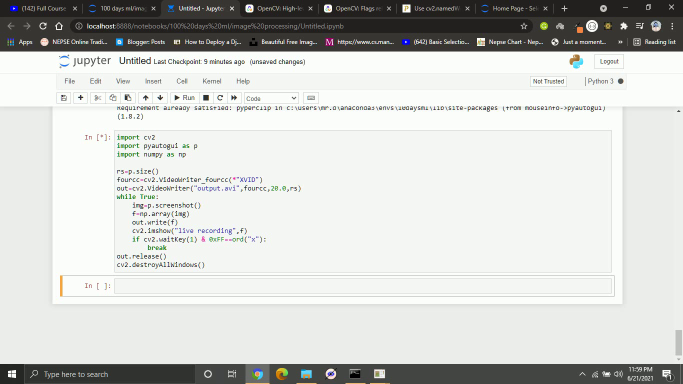
#> input picture frame 19 of 10daysml/image processing/output.avi, 1366 x 768 px, given in place of video.mp4, which was not available (shown at 1/2 size)
$ jupyter execute --allow-errors Untitled.ipynb   (shell and % lines are left out)   (text cells are left out)
#> lines starting #> are read from the running program, lines starting #| are printed output that depends on the picture; pictures that were not available may be replaced by others from this repository, and a replacement may not be noted
[cell 1]
import cv2

[cell 2]
img=cv2.imread('2.jpg')
#> (the rest of this cell did not finish here and is left out)

[cell 3]
import cv2
video=cv2.VideoCapture("video.mp4")
print(video)
while True:
    ret,frame=video.read()
#> frame is the input picture: shape (768, 1366, 3); mean B, G, R 205, 208, 206.4
    frame=cv2.resize(frame,(500,500))
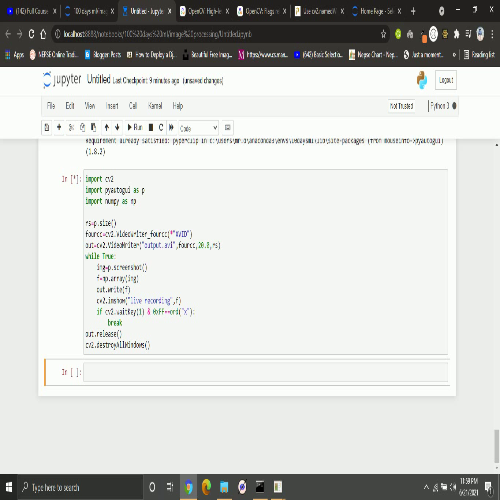
#> frame: shape (500, 500, 3); mean B, G, R 205.1, 208.1, 206.5
    gray=cv2.cvtColor(frame,cv2.COLOR_BGR2GRAY)
    gray=cv2.flip(gray,0)
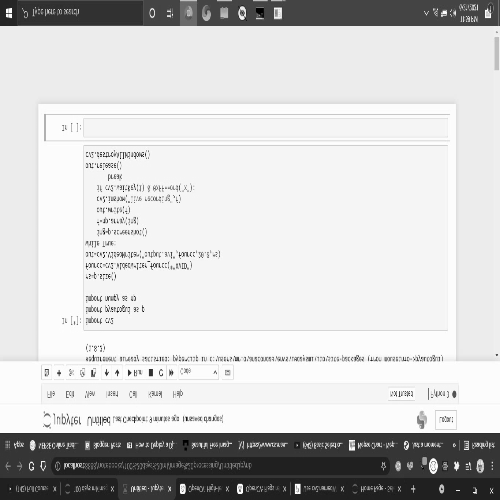
#> gray: shape (500, 500); min 0, max 255, mean 207.2
    cv2.imshow("video",frame)
    cv2.imshow("gray video",gray)
    k=cv2.waitKey(25)
#> (key q is pressed here)
    if k==ord('q'):
        break
video.release()
cv2.destroyAllWindows()

[cell 4]
import cv2
import numpy as np
img=cv2.imread("2.jpg")
#> (the rest of this cell did not finish here and is left out)

[cell 5]
import cv2
import numpy as np
img=cv2.imread("2.jpg")
#> (the rest of this cell did not finish here and is left out)

[cell 6]
import cv2
import numpy as np


def draw(events,x,y,flags,params):

    if events==1:
        cv2.circle(resized_image,(x,y),100,(255,0,255),2)
        print("sakjdba")

cv2.namedWindow(winname="image")
cv2.setMouseCallback("image",draw)

img=cv2.imread("2.jpg")
#> (the rest of this cell did not finish here and is left out)

[cell 7]
import cv2
import numpy as np

ff=False
x_in=-1
y_in=-1
def draw(event,x,y,flag,params):
    global x_in,y_in,ff
    if event==1:
        ff=True
        x_in=x
        y_in=y
    elif event==4:
        ff=False
        cv2.rectangle(image,(x_in,y_in),(x,y),(255,0,0),1)
        new_image=image[y_in:y,x_in:x]
        cv2.imshow('new_image',new_image)
        cv2.imwrite("cropped_image.jpg",new_image)
        cv2.waitKey(0)

cv2.namedWindow(winname="image")
cv2.setMouseCallback("image",draw)


image=cv2.imread("2.jpg")
#> (the rest of this cell did not finish here and is left out)

[cell 8]
import cv2
import numpy as np
image=cv2.imread("2.jpg")
#> (the rest of this cell did not finish here and is left out)

[cell 9]
import cv2
import numpy as np
video=cv2.VideoCapture(0)
fourcc=cv2.VideoWriter_fourcc(*'XVID')
out=cv2.VideoWriter('output.avi',fourcc,20.0,(640,480))
while True:
    ret,frame=video.read()
    frame=cv2.cvtColor(frame,cv2.COLOR_BGR2GRAY)
#> frame: shape (768, 1366)
    out.write(frame)
    cv2.imshow("video",frame)
    if cv2.waitKey(1) & 0xFF==ord("x"):
#> (key q is pressed here)
        break
out.release()
cv2.destroyAllWindows()

[cell 10]
import cv2
import time
video=cv2.VideoCapture("video.mp4")
while True:
    ret,frame=video.read()
    cv2.imshow("video",frame)
    if cv2.waitKey(1) & 0xFF==ord("q"):
#> (key q is pressed here)
        break
cv2.destroyAllWindows()

[cell 11]
import cv2
import pafy
import time
url="https://youtu.be/PAuco4ehQUE"
#> (the rest of this cell did not finish here and is left out)

[cell 12]
import cv2
import pyautogui as p
import numpy as np

rs=p.size()
fourcc=cv2.VideoWriter_fourcc(*"XVID")
out=cv2.VideoWriter("output.avi",fourcc,20.0,rs)
while True:
    img=p.screenshot()
    f=np.array(img)
    out.write(f)
    cv2.imshow("live recording",f)
    if cv2.waitKey(1) & 0xFF==ord("x"):
#> (key q is pressed here)
        break
out.release()
cv2.destroyAllWindows()

[cell 13]
import cv2
video=cv2.VideoCapture("video.mp4")
ret,frame=video.read()
count=1

while True:
    cv2.imwrite("frames\img_N%d.jpg"%count,frame)
    count+=1
    video.set(cv2.CAP_PROP_POS_MSEC,(count*100))
    ret,frame=video.read()
    cv2.imshow("frame",frame)
    if cv2.waitKey(1) & 0xFF==ord('q'):
#> (key q is pressed here)
        break
video.release()
cv2.destroyAllWindows()

[cell 14]
import datetime
import cv2
video=cv2.VideoCapture("video.mp4")
#video=cv2.VideoCapture(0)  for opening webcam and doing same task
print("width==",video.get(3))# 3 is for width section
print("height==",video.get(4))# 4 is for height section
while True:
    ret,frame=video.read()
    date=str(datetime.datetime.now())
    text="height:"+str(video.get(3))+"width:"+str(video.get(4))
    cv2.putText(frame,org=(100,100),fontScale=1,color=(0,255,0),thickness=1,lineType=cv2.LINE_AA,text=text,fontFace=cv2.FONT_ITALIC)
    cv2.putText(frame,org=(100,150),fontScale=1,color=(0,255,0),thickness=1,lineType=cv2.LINE_AA,text=date,fontFace=cv2.FONT_ITALIC)
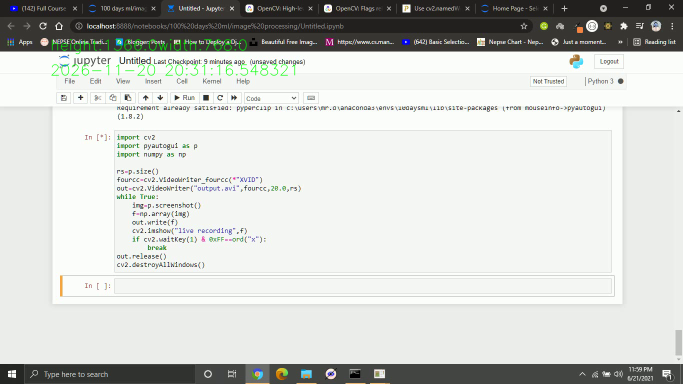
#> frame: shape (768, 1366, 3) (shown at 1/2 size); mean B, G, R 204.6, 208.2, 206

    cv2.imshow("frame",frame)
    if cv2.waitKey(20) & 0xFF==ord("q"):
#> (key q is pressed here)
        break
video.release()
cv2.destroyAllWindows()

$ run again, starting later in the video
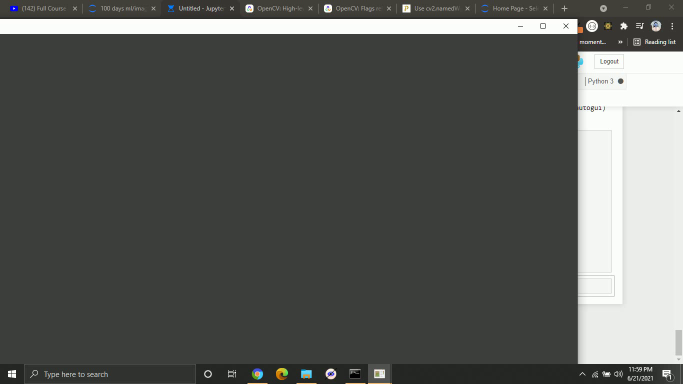
#> input picture frame 85 of 10daysml/image processing/output.avi, 1366 x 768 px, given in place of video.mp4, which was not available (shown at 1/2 size)
#> frame is the input picture: shape (768, 1366, 3); mean B, G, R 87.4, 90.5, 88.7
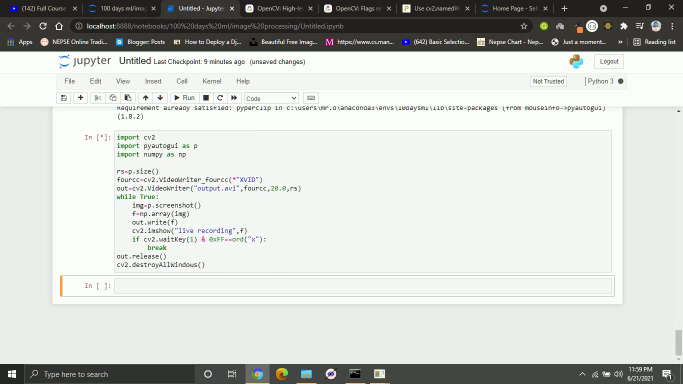
#> input picture frame 4 of 10daysml/image processing/output.avi, 1366 x 768 px, given in place of video.mp4, which was not available (shown at 1/2 size)
#> frame is the input picture: shape (768, 1366, 3); mean B, G, R 204.9, 208, 206.3
#> `cv2.putText(frame,org=(100,150),fontScale=1,color=(0,255,0),thickness=..`:
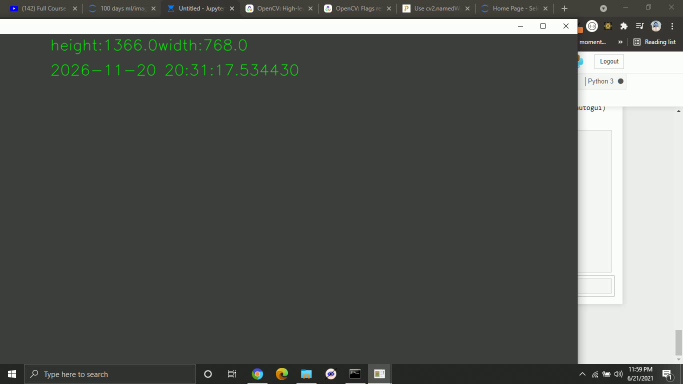
#> frame: shape (768, 1366, 3) (shown at 1/2 size); mean B, G, R 87.2, 91, 88.6
